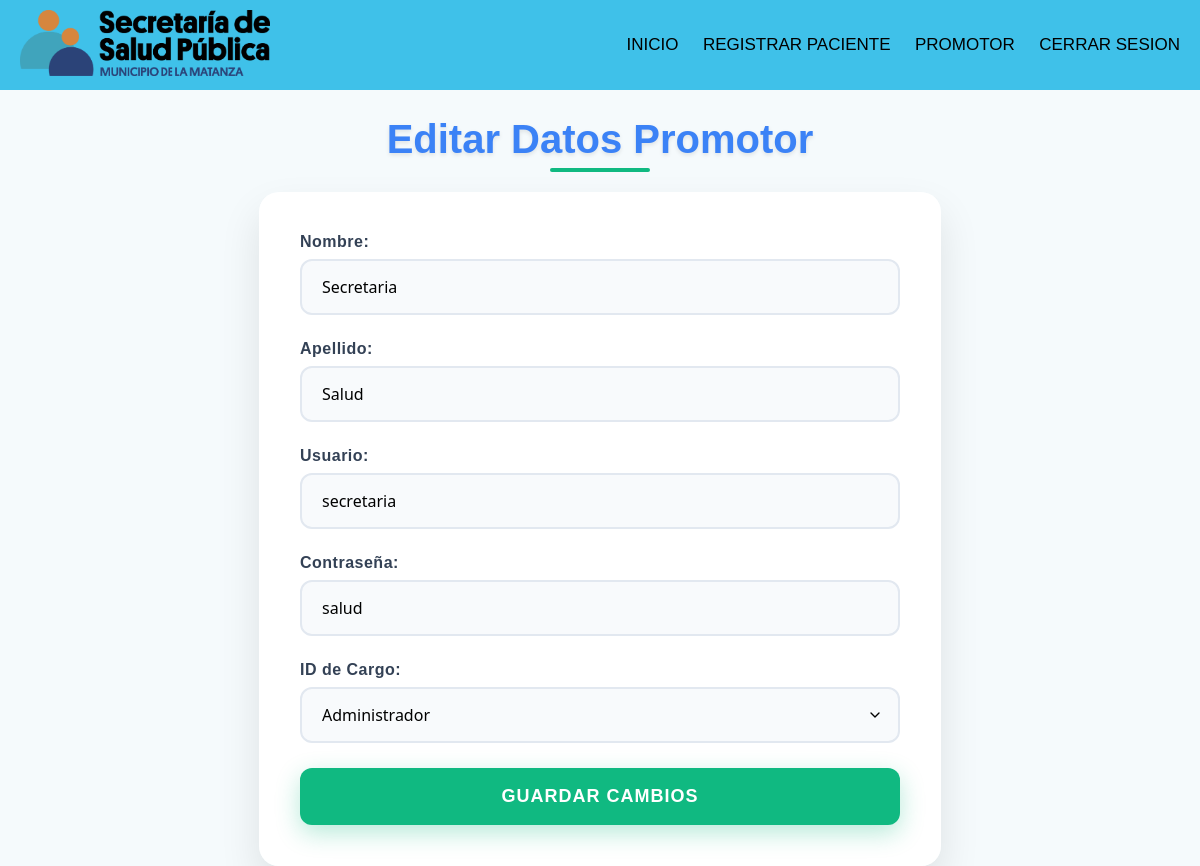
Page /admin/editar_promotor.php?id_usuario=1 (signed in) on the committed database.
### tables this page shows
CREATE TABLE `usuario` (
  `id_usuario` int(11) NOT NULL,
  `nombre` varchar(50) NOT NULL,
  `apellido` varchar(50) NOT NULL,
  `usuario` varchar(50) NOT NULL,
  `password` varchar(50) NOT NULL,
  `id_cargo` int(11) NOT NULL
);

### admin/editar_promotor.php (the view, shortened to what this page needs)
<!DOCTYPE html>
<html lang="en">
<head>
    <link rel="stylesheet" href="../css/promotores1.css">
</head>
<body>
    <?php
    $id_cargo = $_SESSION['id_cargo'];
    include("../db/conexion.php");
    if ($_SERVER['REQUEST_METHOD'] === 'GET' && isset($_GET['id_usuario'])) {
        $id_usuario = $_GET['id_usuario'];
        $query = "SELECT id_usuario, nombre, apellido, usuario, password, id_cargo FROM usuario WHERE id_usuario = ?";
        $stmt = $conex->prepare($query);
        $stmt->bind_param("i", $id_usuario);
        $stmt->execute();
        $result = $stmt->get_result();
        if ($result->num_rows > 0) {
            $promotor = $result->fetch_assoc();
            $nombre = $promotor['nombre'];
            $apellido = $promotor['apellido'];
            $usuario = $promotor['usuario'];
            $password = $promotor['password'];
            $id_cargo = $promotor['id_cargo'];
        } else {
            echo "Promotor no encontrado.";
        }
    }
    ?>
    <h1>Editar Datos Promotor</h1>
    <form method="POST" action="procesar_edicion_promotor.php">
        <label for="nombre">Nombre:</label>
        <input type="text" name="nombre" id="nombre" required value="<?php echo isset($nombre) ? $nombre : ''; ?>"><br>
        <label for="apellido">Apellido:</label>
        <input type="text" name="apellido" id="apellido" required value="<?php echo isset($apellido) ? $apellido : ''; ?>"><br>
        <label for="usuario">Usuario:</label>
        <input type="text" name="usuario" id="usuario" required value="<?php echo isset($usuario) ? $usuario : ''; ?>"><br>
        <label for="password">Contraseña:</label>
        <input type="text" name="password" id="password" required value="<?php echo isset($password) ? $password : ''; ?>"><br>
        <label for="id_cargo">ID de Cargo:</label>
        <select name="id_cargo" id="id_cargo" required>
            <option value="1" <?php echo ($id_cargo == 1) ? 'selected' : ''; ?>>Administrador</option>
        </select><br>
        <button type="submit">Guardar Cambios</button>
    </form>
</body>
</html>

### css/promotores1.css (style rules this page uses)
body { font-family: 'Segoe UI', Tahoma, Geneva, Verdana, sans-serif; background-color: #1e293b; margin: 0; padding: 0; min-height: 100vh; }
h1 { color: #3b82f6; text-align: center; margin-bottom: 30px; font-size: 2.5em; font-weight: 700; text-shadow: 0 2px 4px rgba(0, 0, 0, 0.1); position: relative; }
h1::after { content: ''; position: absolute; bottom: -10px; left: 50%; transform: translateX(-50%); width: 100px; height: 4px; background-color: #10b981; border-radius: 2px; }
form { max-width: 600px; margin: 0 auto; background: rgba(255, 255, 255, 0.95); backdrop-filter: blur(10px); padding: 40px; border-radius: 20px; box-shadow: 0 20px 40px rgba(0, 0, 0, 0.1); border: 1px solid rgba(255, 255, 255, 0.2); animation: fadeIn 0.8s ease-out; }
label { display: block; margin-bottom: 8px; color: #334155; font-weight: 600; font-size: 16px; letter-spacing: 0.5px; }
input[type="text"], input[type="password"], select { width: 100%; padding: 15px 20px; margin-bottom: 25px; border: 2px solid #e2e8f0; border-radius: 12px; font-size: 16px; font-family: 'Segoe UI', Tahoma, Geneva, Verdana, sans-serif; background-color: #f8fafc; transition: all 0.3s ease; box-sizing: border-box; }
select { cursor: pointer; appearance: none; background-repeat: no-repeat; background-position: right 15px center; background-size: 16px; padding-right: 50px; }
select option { padding: 10px; background-color: #fff; color: #334155; }
button[type="submit"] { width: 100%; padding: 18px; background-color: #10b981; color: white; border: none; border-radius: 12px; font-size: 18px; font-weight: 600; text-transform: uppercase; letter-spacing: 1px; cursor: pointer; transition: all 0.3s ease; box-shadow: 0 8px 25px rgba(16, 185, 129, 0.3); position: relative; overflow: hidden; }
button[type="submit"]::before { content: ''; position: absolute; top: 0; left: -100%; width: 100%; height: 100%; background: linear-gradient(90deg, transparent, rgba(255, 255, 255, 0.3), transparent); transition: left 0.5s; }
form { animation: slideUp 0.6s ease-out; }

### rows in the picture
usuario: nombre "Secretaria", apellido "Salud", usuario "secretaria", password "salud", id_cargo "Administrador"
